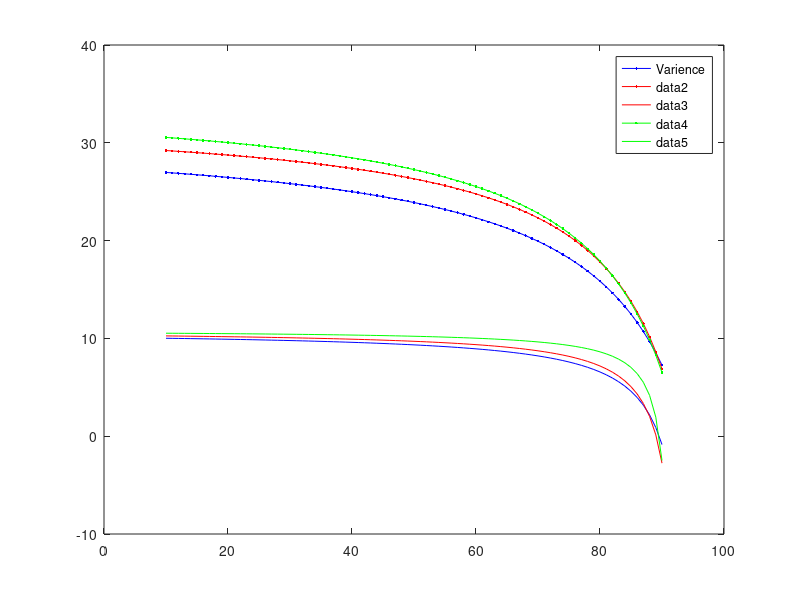

Reproduce this figure in MATLAB.
%% For 2.5 GHz frequency

clc;
close all;
clear all;
theta= 10:90;
g_mu=-94.2;
h_mu=-3.44;
i_mu=0.0318;
mu=(g_mu+theta)./(h_mu+i_mu*theta);
g_sigma=-89.55;
h_sigma=-8.87;
i_sigma=0.0927;
sigma=(g_sigma+theta)./(h_sigma+i_sigma*theta);
x=1:10;
y=2+x;
plot(theta,mu,'.-b');
legend('Mean');
hold on;
plot(theta,sigma,'-b');
legend('Varience');
hold on;

%% For 3.5 GHz frequency

g_mu1=-92.90;
h_mu1=-3.14;
i_mu1=0.0302;
mu1=(g_mu1+theta)./(h_mu1+i_mu1*theta);
g_sigma1=-89.06;
h_sigma1=-8.63;
i_sigma1=0.0921;
sigma1=(g_sigma1+theta)./(h_sigma1+i_sigma1*theta);
plot(theta,mu1,'.-r');
% legend('Mean');
hold on;
plot(theta,sigma1,'-r');
% legend('Varience');
hold on;

%%  For 5.5 GHz frequency

g_mu2=-92.80;
h_mu2=-2.995;
i_mu2=0.0285;
mu2=(g_mu2+theta)./(h_mu2+i_mu2*theta);
g_sigma2=-89.54;
h_sigma2=-8.474;
i_sigma2=0.0900;
sigma2=(g_sigma2+theta)./(h_sigma2+i_sigma1*theta);
plot(theta,mu2,'.-g');
% legend('Mean');
hold on;
plot(theta,sigma2,'-g');
% legend('Varience');
hold on;
